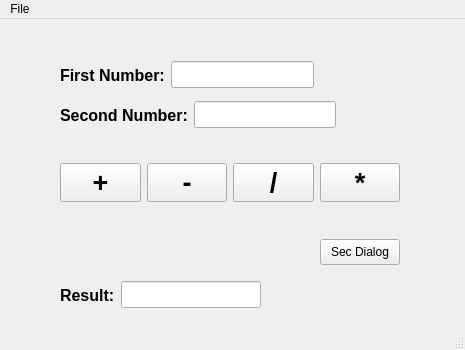
<?xml version="1.0" encoding="UTF-8"?>
<ui version="4.0">
 <class>MainWindow</class>
 <widget class="QMainWindow" name="MainWindow">
  <property name="geometry">
   <rect>
    <x>0</x>
    <y>0</y>
    <width>465</width>
    <height>350</height>
   </rect>
  </property>
  <property name="windowTitle">
   <string>MainWindow</string>
  </property>
  <widget class="QWidget" name="centralwidget">
   <widget class="QWidget" name="layoutWidget">
    <property name="geometry">
     <rect>
      <x>60</x>
      <y>140</y>
      <width>340</width>
      <height>47</height>
     </rect>
    </property>
    <layout class="QHBoxLayout" name="horizontalLayout">
     <item>
      <widget class="QPushButton" name="btnAdd">
       <property name="font">
        <font>
         <pointsize>20</pointsize>
         <bold>true</bold>
        </font>
       </property>
       <property name="text">
        <string>+</string>
       </property>
      </widget>
     </item>
     <item>
      <widget class="QPushButton" name="btnSubtract">
       <property name="font">
        <font>
         <pointsize>20</pointsize>
         <bold>true</bold>
        </font>
       </property>
       <property name="text">
        <string>-</string>
       </property>
      </widget>
     </item>
     <item>
      <widget class="QPushButton" name="btnDivision">
       <property name="font">
        <font>
         <pointsize>20</pointsize>
         <bold>true</bold>
        </font>
       </property>
       <property name="text">
        <string>/</string>
       </property>
      </widget>
     </item>
     <item>
      <widget class="QPushButton" name="btnProduct">
       <property name="font">
        <font>
         <pointsize>20</pointsize>
         <bold>true</bold>
        </font>
       </property>
       <property name="text">
        <string>*</string>
       </property>
      </widget>
     </item>
    </layout>
   </widget>
   <widget class="QWidget" name="layoutWidget">
    <property name="geometry">
     <rect>
      <x>60</x>
      <y>40</y>
      <width>254</width>
      <height>32</height>
     </rect>
    </property>
    <layout class="QHBoxLayout" name="horizontalLayout_2">
     <item>
      <widget class="QLabel" name="label">
       <property name="font">
        <font>
         <pointsize>12</pointsize>
         <bold>true</bold>
        </font>
       </property>
       <property name="text">
        <string>First Number:</string>
       </property>
      </widget>
     </item>
     <item>
      <widget class="QLineEdit" name="txtFirstNumber">
       <property name="font">
        <font>
         <pointsize>12</pointsize>
        </font>
       </property>
      </widget>
     </item>
    </layout>
   </widget>
   <widget class="QWidget" name="layoutWidget">
    <property name="geometry">
     <rect>
      <x>60</x>
      <y>80</y>
      <width>276</width>
      <height>32</height>
     </rect>
    </property>
    <layout class="QHBoxLayout" name="horizontalLayout_3">
     <item>
      <widget class="QLabel" name="label_2">
       <property name="font">
        <font>
         <pointsize>12</pointsize>
         <bold>true</bold>
        </font>
       </property>
       <property name="text">
        <string>Second Number:</string>
       </property>
      </widget>
     </item>
     <item>
      <widget class="QLineEdit" name="txtSecondNumber">
       <property name="font">
        <font>
         <pointsize>12</pointsize>
        </font>
       </property>
      </widget>
     </item>
    </layout>
   </widget>
   <widget class="QWidget" name="layoutWidget">
    <property name="geometry">
     <rect>
      <x>60</x>
      <y>260</y>
      <width>201</width>
      <height>32</height>
     </rect>
    </property>
    <layout class="QHBoxLayout" name="horizontalLayout_4">
     <item>
      <widget class="QLabel" name="label_3">
       <property name="font">
        <font>
         <pointsize>12</pointsize>
         <bold>true</bold>
        </font>
       </property>
       <property name="text">
        <string>Result:</string>
       </property>
      </widget>
     </item>
     <item>
      <widget class="QLineEdit" name="txtResult">
       <property name="font">
        <font>
         <pointsize>12</pointsize>
        </font>
       </property>
      </widget>
     </item>
    </layout>
   </widget>
   <widget class="QPushButton" name="pushButton">
    <property name="geometry">
     <rect>
      <x>320</x>
      <y>220</y>
      <width>80</width>
      <height>26</height>
     </rect>
    </property>
    <property name="text">
     <string>Sec Dialog</string>
    </property>
   </widget>
  </widget>
  <widget class="QMenuBar" name="menubar">
   <property name="geometry">
    <rect>
     <x>0</x>
     <y>0</y>
     <width>465</width>
     <height>23</height>
    </rect>
   </property>
   <widget class="QMenu" name="menuFile">
    <property name="title">
     <string>File</string>
    </property>
    <addaction name="separator"/>
    <addaction name="actionExit"/>
    <addaction name="actionNew"/>
   </widget>
   <addaction name="menuFile"/>
  </widget>
  <widget class="QStatusBar" name="statusbar"/>
  <action name="actionExit">
   <property name="text">
    <string>Exit</string>
   </property>
  </action>
  <action name="actionNew">
   <property name="text">
    <string>New</string>
   </property>
  </action>
 </widget>
 <resources/>
 <connections/>
</ui>
